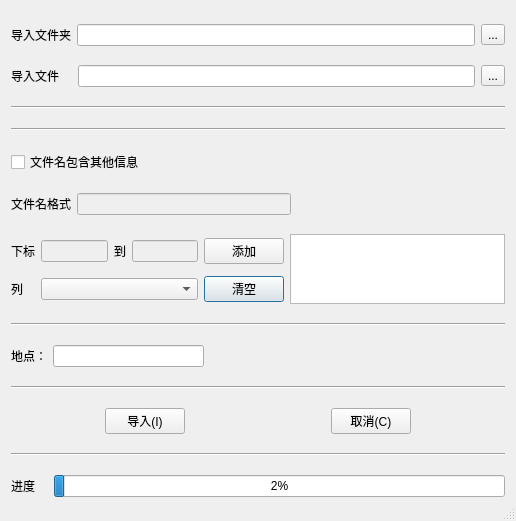
<?xml version="1.0" encoding="UTF-8"?>
<ui version="4.0">
 <class>Import</class>
 <widget class="QDialog" name="Import">
  <property name="windowModality">
   <enum>Qt::WindowModal</enum>
  </property>
  <property name="geometry">
   <rect>
    <x>0</x>
    <y>0</y>
    <width>516</width>
    <height>521</height>
   </rect>
  </property>
  <property name="maximumSize">
   <size>
    <width>1000</width>
    <height>1000</height>
   </size>
  </property>
  <property name="windowTitle">
   <string>数据导入</string>
  </property>
  <property name="windowIcon">
   <iconset resource="../Image.qrc">
    <normaloff>:/ProjectImages/arrow_left.png</normaloff>:/ProjectImages/arrow_left.png</iconset>
  </property>
  <property name="sizeGripEnabled">
   <bool>true</bool>
  </property>
  <layout class="QVBoxLayout" name="verticalLayout">
   <item>
    <layout class="QHBoxLayout" name="horizontalLayout">
     <item>
      <widget class="QLabel" name="label">
       <property name="text">
        <string>导入文件夹</string>
       </property>
      </widget>
     </item>
     <item>
      <widget class="QLineEdit" name="lineEditFolder"/>
     </item>
     <item>
      <widget class="QToolButton" name="toolButtonFolder">
       <property name="text">
        <string>...</string>
       </property>
      </widget>
     </item>
    </layout>
   </item>
   <item>
    <layout class="QHBoxLayout" name="horizontalLayout_7">
     <item>
      <widget class="QLabel" name="label_10">
       <property name="text">
        <string>导入文件</string>
       </property>
      </widget>
     </item>
     <item>
      <widget class="QLabel" name="label_11">
       <property name="text">
        <string/>
       </property>
      </widget>
     </item>
     <item>
      <widget class="QLineEdit" name="lineEditFiles"/>
     </item>
     <item>
      <widget class="QToolButton" name="toolButtonFiles">
       <property name="text">
        <string>...</string>
       </property>
      </widget>
     </item>
    </layout>
   </item>
   <item>
    <widget class="Line" name="line_2">
     <property name="orientation">
      <enum>Qt::Horizontal</enum>
     </property>
    </widget>
   </item>
   <item>
    <widget class="Line" name="line">
     <property name="orientation">
      <enum>Qt::Horizontal</enum>
     </property>
    </widget>
   </item>
   <item>
    <layout class="QHBoxLayout" name="horizontalLayout_3">
     <item>
      <widget class="QCheckBox" name="isHaveInfo">
       <property name="text">
        <string>文件名包含其他信息</string>
       </property>
      </widget>
     </item>
    </layout>
   </item>
   <item>
    <layout class="QHBoxLayout" name="horizontalLayout_5">
     <item>
      <widget class="QLabel" name="label_2">
       <property name="text">
        <string>文件名格式</string>
       </property>
      </widget>
     </item>
     <item>
      <widget class="QLineEdit" name="FileNameFormat">
       <property name="enabled">
        <bool>false</bool>
       </property>
      </widget>
     </item>
     <item>
      <spacer name="horizontalSpacer_9">
       <property name="orientation">
        <enum>Qt::Horizontal</enum>
       </property>
       <property name="sizeHint" stdset="0">
        <size>
         <width>40</width>
         <height>20</height>
        </size>
       </property>
      </spacer>
     </item>
    </layout>
   </item>
   <item>
    <layout class="QGridLayout" name="gridLayout">
     <item row="2" column="1">
      <widget class="QLabel" name="label_6">
       <property name="text">
        <string>列</string>
       </property>
      </widget>
     </item>
     <item row="1" column="2">
      <widget class="QLineEdit" name="index1">
       <property name="enabled">
        <bool>false</bool>
       </property>
      </widget>
     </item>
     <item row="1" column="1">
      <widget class="QLabel" name="label_5">
       <property name="text">
        <string>下标</string>
       </property>
      </widget>
     </item>
     <item row="2" column="6">
      <widget class="QPushButton" name="pbClear">
       <property name="text">
        <string>清空</string>
       </property>
      </widget>
     </item>
     <item row="1" column="6">
      <widget class="QPushButton" name="pbAdd">
       <property name="text">
        <string>添加</string>
       </property>
      </widget>
     </item>
     <item row="1" column="7" rowspan="2">
      <widget class="QListWidget" name="listWidget"/>
     </item>
     <item row="1" column="4">
      <widget class="QLineEdit" name="index2">
       <property name="enabled">
        <bool>false</bool>
       </property>
      </widget>
     </item>
     <item row="1" column="3">
      <widget class="QLabel" name="label_8">
       <property name="text">
        <string>到</string>
       </property>
      </widget>
     </item>
     <item row="2" column="2" colspan="3">
      <widget class="QComboBox" name="comboBox"/>
     </item>
    </layout>
   </item>
   <item>
    <widget class="Line" name="line_3">
     <property name="orientation">
      <enum>Qt::Horizontal</enum>
     </property>
    </widget>
   </item>
   <item>
    <layout class="QHBoxLayout" name="horizontalLayout_4">
     <item>
      <widget class="QLabel" name="label_3">
       <property name="text">
        <string>地点：</string>
       </property>
      </widget>
     </item>
     <item>
      <widget class="QLineEdit" name="lineEditPlace"/>
     </item>
     <item>
      <spacer name="horizontalSpacer_6">
       <property name="orientation">
        <enum>Qt::Horizontal</enum>
       </property>
       <property name="sizeHint" stdset="0">
        <size>
         <width>40</width>
         <height>20</height>
        </size>
       </property>
      </spacer>
     </item>
     <item>
      <spacer name="horizontalSpacer_5">
       <property name="orientation">
        <enum>Qt::Horizontal</enum>
       </property>
       <property name="sizeHint" stdset="0">
        <size>
         <width>40</width>
         <height>20</height>
        </size>
       </property>
      </spacer>
     </item>
    </layout>
   </item>
   <item>
    <widget class="Line" name="line_5">
     <property name="orientation">
      <enum>Qt::Horizontal</enum>
     </property>
    </widget>
   </item>
   <item>
    <layout class="QHBoxLayout" name="horizontalLayout_2">
     <item>
      <spacer name="horizontalSpacer">
       <property name="orientation">
        <enum>Qt::Horizontal</enum>
       </property>
       <property name="sizeHint" stdset="0">
        <size>
         <width>40</width>
         <height>20</height>
        </size>
       </property>
      </spacer>
     </item>
     <item>
      <spacer name="horizontalSpacer_7">
       <property name="orientation">
        <enum>Qt::Horizontal</enum>
       </property>
       <property name="sizeHint" stdset="0">
        <size>
         <width>40</width>
         <height>20</height>
        </size>
       </property>
      </spacer>
     </item>
     <item>
      <widget class="QPushButton" name="pbImport">
       <property name="text">
        <string>导入(I)</string>
       </property>
      </widget>
     </item>
     <item>
      <spacer name="horizontalSpacer_2">
       <property name="orientation">
        <enum>Qt::Horizontal</enum>
       </property>
       <property name="sizeHint" stdset="0">
        <size>
         <width>40</width>
         <height>20</height>
        </size>
       </property>
      </spacer>
     </item>
     <item>
      <spacer name="horizontalSpacer_10">
       <property name="orientation">
        <enum>Qt::Horizontal</enum>
       </property>
       <property name="sizeHint" stdset="0">
        <size>
         <width>40</width>
         <height>20</height>
        </size>
       </property>
      </spacer>
     </item>
     <item>
      <spacer name="horizontalSpacer_4">
       <property name="orientation">
        <enum>Qt::Horizontal</enum>
       </property>
       <property name="sizeHint" stdset="0">
        <size>
         <width>40</width>
         <height>20</height>
        </size>
       </property>
      </spacer>
     </item>
     <item>
      <widget class="QPushButton" name="pbCancel">
       <property name="text">
        <string>取消(C)</string>
       </property>
      </widget>
     </item>
     <item>
      <spacer name="horizontalSpacer_8">
       <property name="orientation">
        <enum>Qt::Horizontal</enum>
       </property>
       <property name="sizeHint" stdset="0">
        <size>
         <width>40</width>
         <height>20</height>
        </size>
       </property>
      </spacer>
     </item>
     <item>
      <spacer name="horizontalSpacer_3">
       <property name="orientation">
        <enum>Qt::Horizontal</enum>
       </property>
       <property name="sizeHint" stdset="0">
        <size>
         <width>40</width>
         <height>20</height>
        </size>
       </property>
      </spacer>
     </item>
    </layout>
   </item>
   <item>
    <widget class="Line" name="line_4">
     <property name="orientation">
      <enum>Qt::Horizontal</enum>
     </property>
    </widget>
   </item>
   <item>
    <layout class="QHBoxLayout" name="horizontalLayout_6">
     <item>
      <widget class="QLabel" name="label_7">
       <property name="text">
        <string>进度</string>
       </property>
      </widget>
     </item>
     <item>
      <widget class="QLabel" name="label_9">
       <property name="text">
        <string/>
       </property>
      </widget>
     </item>
     <item>
      <widget class="QProgressBar" name="progressBar">
       <property name="autoFillBackground">
        <bool>false</bool>
       </property>
       <property name="styleSheet">
        <string notr="true"/>
       </property>
       <property name="maximum">
        <number>1000</number>
       </property>
       <property name="value">
        <number>24</number>
       </property>
       <property name="orientation">
        <enum>Qt::Horizontal</enum>
       </property>
       <property name="invertedAppearance">
        <bool>false</bool>
       </property>
      </widget>
     </item>
    </layout>
   </item>
  </layout>
 </widget>
 <resources>
  <include location="../Image.qrc"/>
 </resources>
 <connections/>
</ui>
